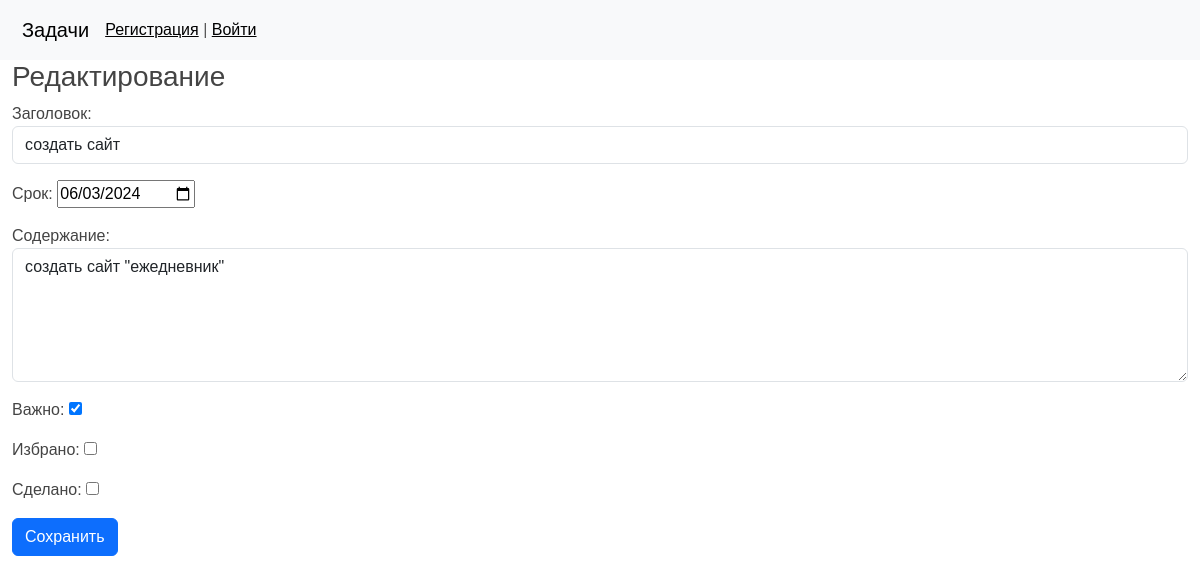
/task/1, run on the app's committed database.
### tasks/models.py (models this page shows, shortened)
class Task(models.Model):
    title = models.CharField(max_length=150, verbose_name='Заголовок')
    content = models.TextField(blank=True, verbose_name='Содержание')
    performance = models.DateField(default=date.today, verbose_name='Срок')
    made = models.BooleanField(default=False, verbose_name='Сделано')
    parity = models.BooleanField(default=False, verbose_name='Важно')
    chose = models.BooleanField(default=False, verbose_name='Избрано')
    user = models.ForeignKey(User, verbose_name='Пользователь', on_delete=models.CASCADE, default=1, null=True, blank=True,)
    class Meta:
        verbose_name = 'Задача'
        verbose_name_plural = 'Задачи'
        ordering = ['performance', '-parity']
        indexes=[
            models.Index(fields=['performance', '-parity']),
            models.Index(fields=['-parity', 'performance'])
        ]
    objects = models.Manager()

### tasks/views.py (the view)
# urls.py: path('task/<int:pk>', UpdatePage.as_view(), name='edit'),
class UpdatePage(UpdateView):
    model = Task
    form_class = EditForm
    template_name = 'tasks/edit_task.html'
    success_url = reverse_lazy('home')

### tasks/forms.py
class EditForm(forms.ModelForm):
    class Meta:
        model = Task
        fields = ['title', 'performance', 'content', 'parity', 'chose', 'made']
        widgets = {
            'title': forms.TextInput(attrs={'class': 'form-control'}),
            'content': forms.Textarea(attrs={'cols': 50, 'rows': 5, 'class': 'form-control'}),
            'performance': XYZ_DateInput(format=["%Y-%m-%d"], ),
        }

### tasks/templates/tasks/edit_task.html (shortened to what this page needs)
{% extends 'base.html' %}
{% block content %}
{% if title_page %}
<h3> {{ title_page }}</h3>
{% else %}
<h3> Редактирование</h3>
{% endif %}
<form action="" method="post" enctype="multipart/form-data">
    {{form.as_p}}
    <button type="submit" class="btn btn-primary btn-block">Сохранить</button>
</form>
{% endblock %}

### task/static/css/styles.css (style rules this page uses)
body { background-color: #fff; font-family: 'Arial'; margin: 0; padding: 0; height: 100%; width: 100%; color: #444; }

### data on the page
Task: title "создать сайт", performance "06/03/2024", content "создать сайт \"ежедневник\"", parity "☑"
